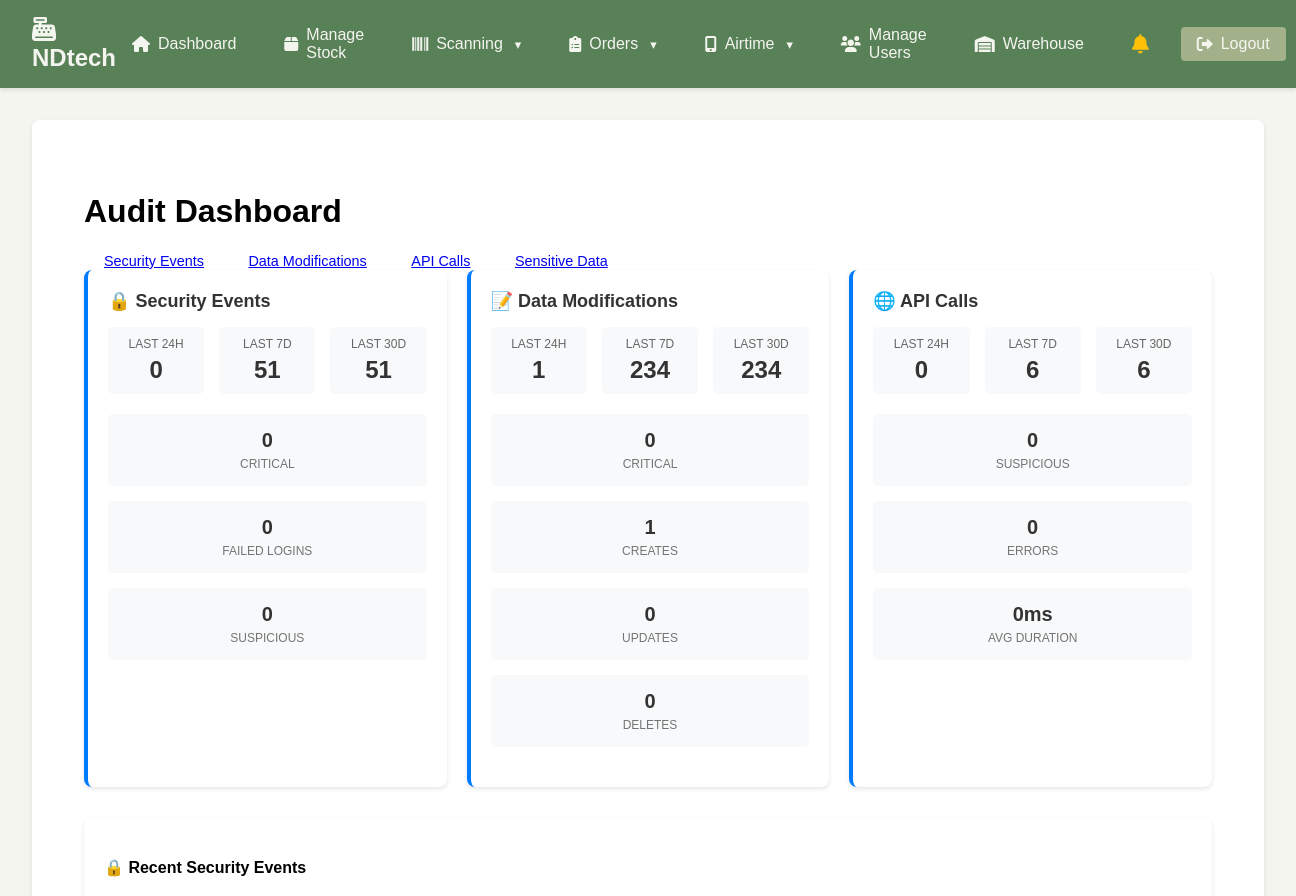
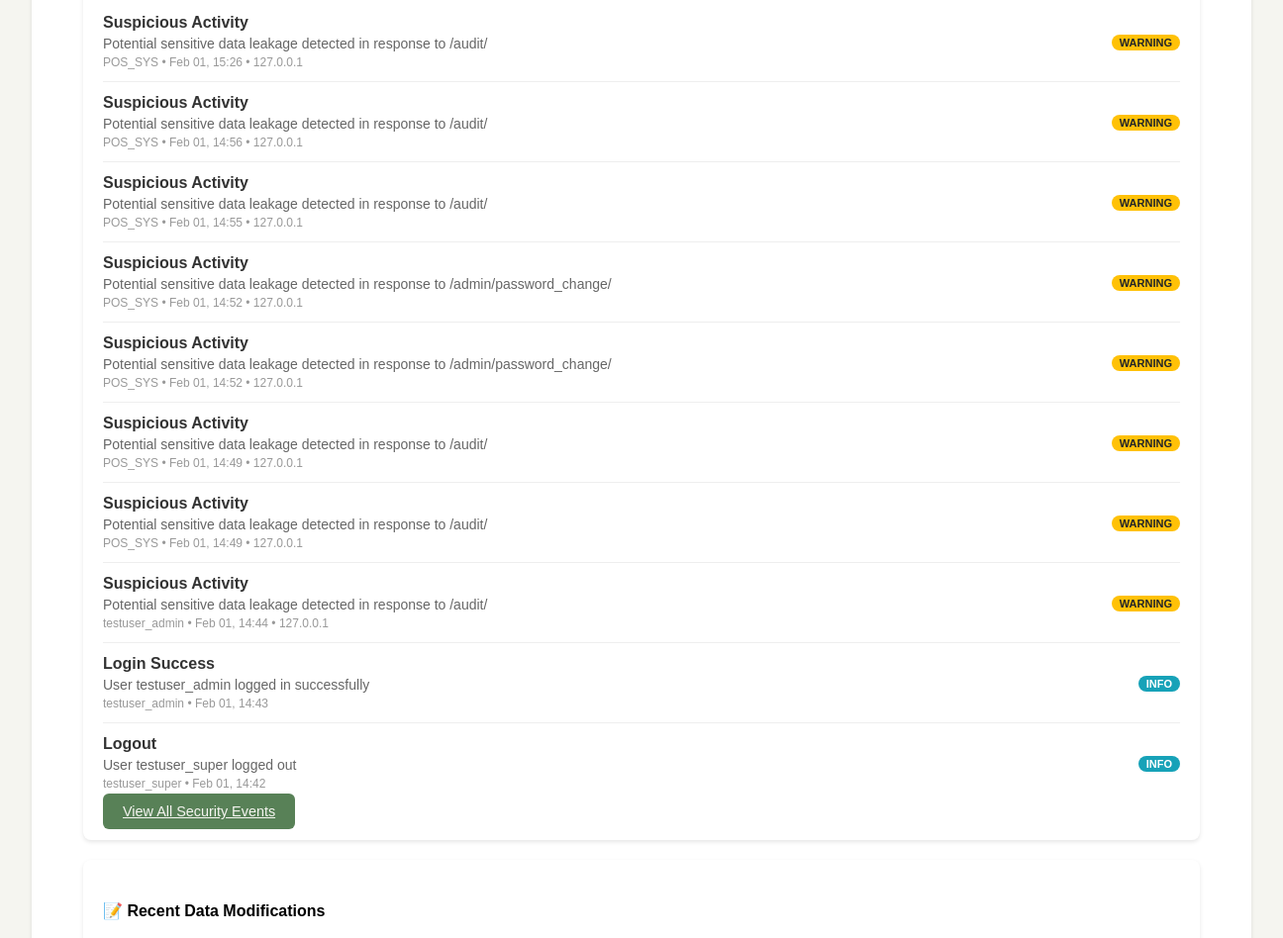
/audit/ (signed in, upper part), run on an earlier commit of the app's database (2 pictures, top to bottom).
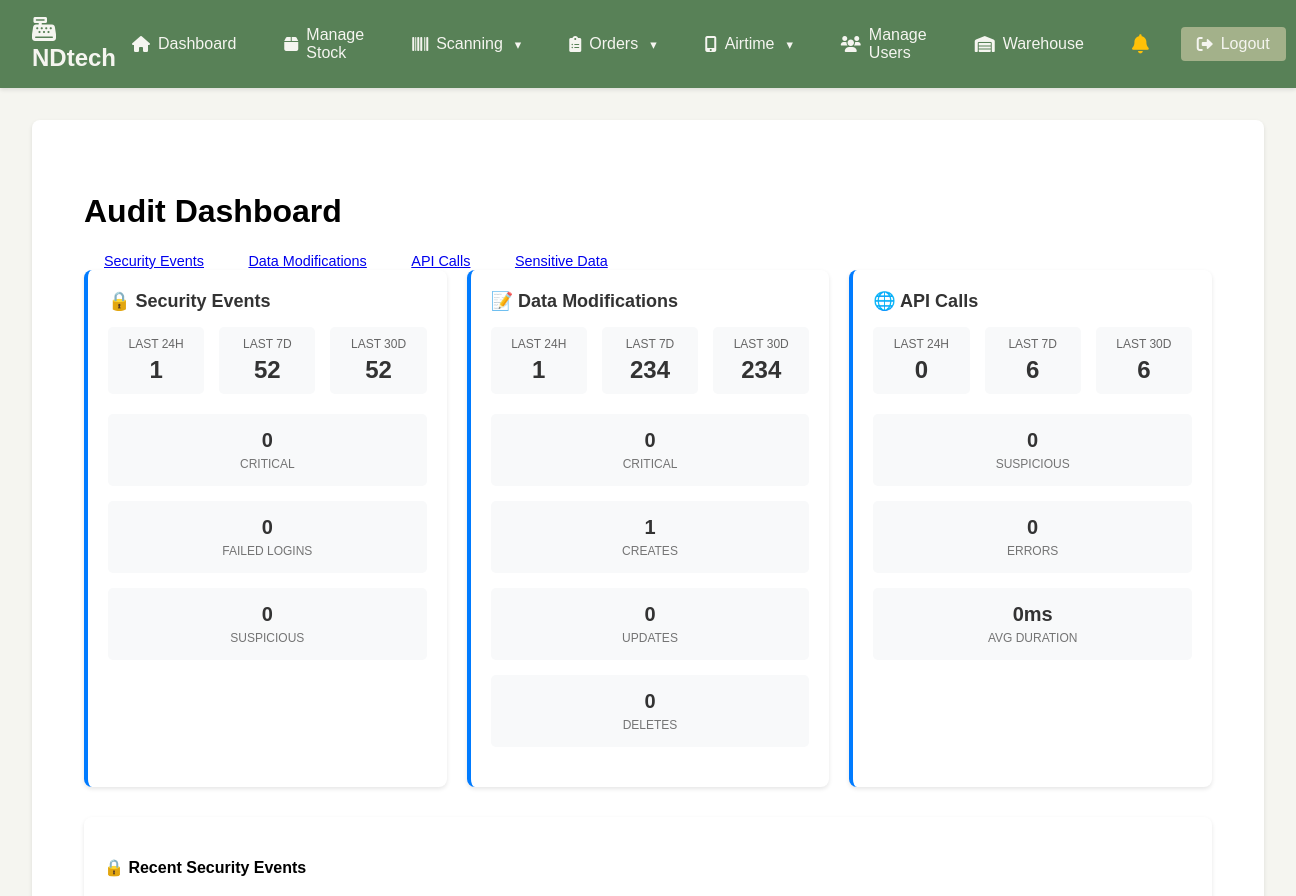
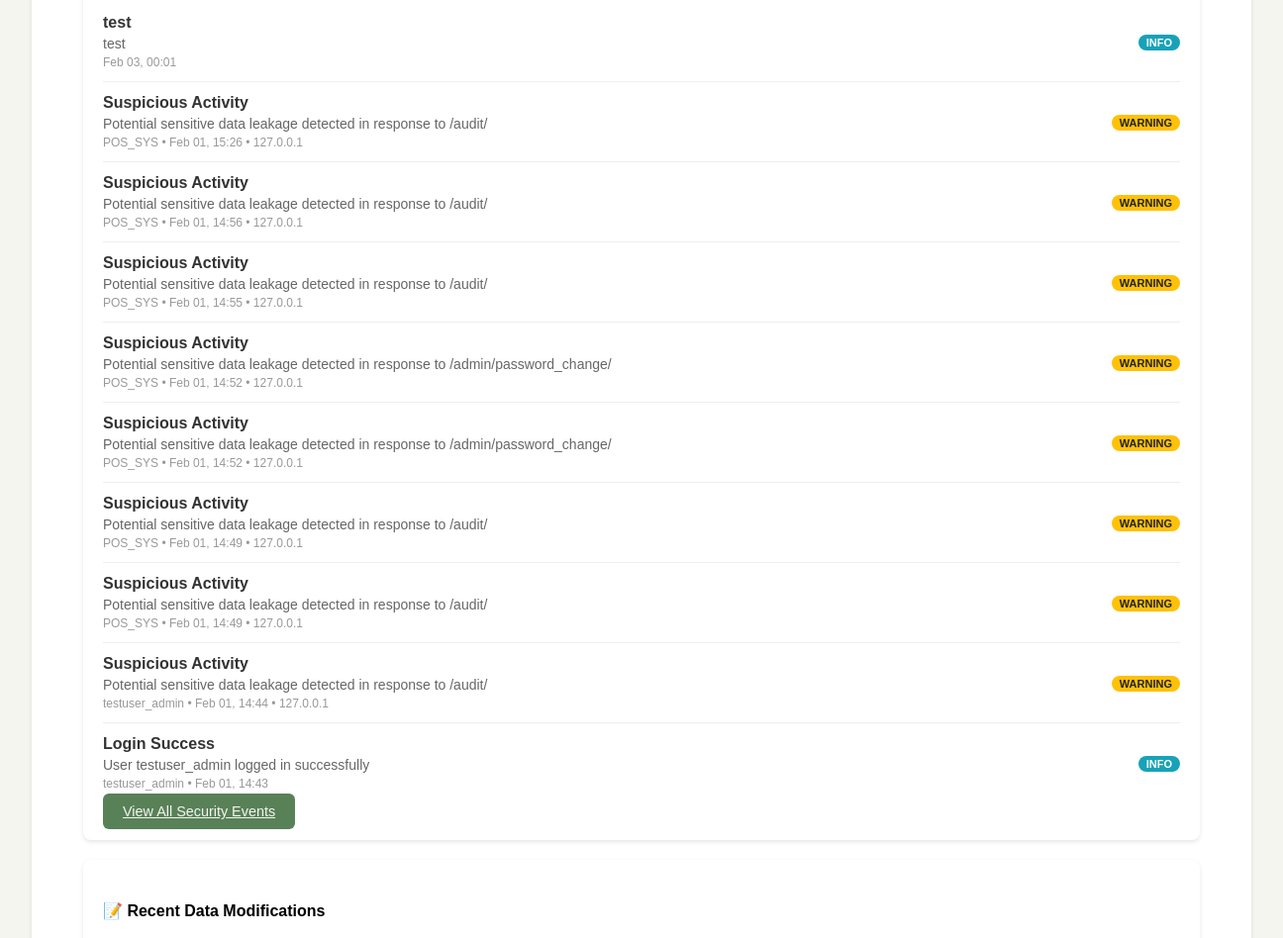
And on a later commit of the database (2 pictures, top to bottom).
### nano/models.py (models this page shows, shortened)
class SecurityAuditLog(models.Model):
    EVENT_TYPES = [
        ('login_success', 'Login Success'),
        ('login_failed', 'Login Failed'),
        ('logout', 'Logout'),
        ('password_change', 'Password Change'),
        ('password_reset', 'Password Reset'),
        ('account_locked', 'Account Locked'),
        ('account_unlocked', 'Account Unlocked'),
        ('permission_change', 'Permission Change'),
        ('role_change', 'Role Change'),
        ('2fa_enabled', '2FA Enabled'),
        ('2fa_disabled', '2FA Disabled'),
        ('2fa_failed', '2FA Failed'),
        ('suspicious_activity', 'Suspicious Activity'),
        ('brute_force_detected', 'Brute Force Detected'),
        ('session_hijack', 'Session Hijack Attempt'),
    ]
    SEVERITY_LEVELS = [
        ('info', 'Information'),
        ('warning', 'Warning'),
        ('error', 'Error'),
        ('critical', 'Critical'),
    ]
    user = models.ForeignKey(User, on_delete=models.SET_NULL, null=True, blank=True, related_name='security_logs')
    event_type = models.CharField(max_length=30, choices=EVENT_TYPES)
    severity = models.CharField(max_length=10, choices=SEVERITY_LEVELS, default='info')
    description = models.TextField()
    ip_address = models.GenericIPAddressField(null=True, blank=True)
    user_agent = models.TextField(blank=True)
    username_attempted = models.CharField(max_length=150, blank=True, help_text="Username used in login attempt")
    country = models.CharField(max_length=100, blank=True)
    city = models.CharField(max_length=100, blank=True)
    session_key = models.CharField(max_length=40, blank=True)
    request_data = models.JSONField(default=dict)
    response_data = models.JSONField(default=dict)
    detection_method = models.CharField(max_length=50, blank=True, help_text="How this event was detected")
    confidence_score = models.DecimalField(max_digits=3, decimal_places=2, null=True, blank=True)
    is_resolved = models.BooleanField(default=False)
    resolved_by = models.ForeignKey(User, on_delete=models.SET_NULL, null=True, blank=True, related_name='resolved_security_logs')
    resolved_at = models.DateTimeField(null=True, blank=True)
    resolution_notes = models.TextField(blank=True)
    created_at = models.DateTimeField(auto_now_add=True)
    class Meta:
        ordering = ['-created_at']
        indexes = [
            models.Index(fields=['event_type', 'severity', 'created_at']),
            models.Index(fields=['user', 'created_at']),
            models.Index(fields=['ip_address', 'created_at']),
            models.Index(fields=['is_resolved', 'created_at']),
        ]

### nano/views_audit_dashboard.py (the view)
# urls.py: path('audit/', views_audit_dashboard.audit_dashboard, name='audit_dashboard'),
@login_required
@user_passes_test(is_admin_or_manager)
def audit_dashboard(request):
    now = timezone.now()
    last_24h = now - timedelta(hours=24)
    last_7d = now - timedelta(days=7)
    last_30d = now - timedelta(days=30)
    security_events_24h = SecurityAuditLog.objects.filter(created_at__gte=last_24h)
    security_events_7d = SecurityAuditLog.objects.filter(created_at__gte=last_7d)
    security_events_30d = SecurityAuditLog.objects.filter(created_at__gte=last_30d)
    security_summary = {
        'last_24h': {
            'total': security_events_24h.count(),
            'critical': security_events_24h.filter(severity='critical').count(),
            'failed_logins': security_events_24h.filter(event_type='login_failed').count(),
            'suspicious': security_events_24h.filter(event_type='suspicious_activity').count(),
        },
        'last_7d': {
            'total': security_events_7d.count(),
            'critical': security_events_7d.filter(severity='critical').count(),
            'failed_logins': security_events_7d.filter(event_type='login_failed').count(),
            'suspicious': security_events_7d.filter(event_type='suspicious_activity').count(),
        },
        'last_30d': {
            'total': security_events_30d.count(),
            'critical': security_events_30d.filter(severity='critical').count(),
            'failed_logins': security_events_30d.filter(event_type='login_failed').count(),
            'suspicious': security_events_30d.filter(event_type='suspicious_activity').count(),
        }
    }
    data_mods_24h = DataModificationLog.objects.filter(created_at__gte=last_24h)
    data_mods_7d = DataModificationLog.objects.filter(created_at__gte=last_7d)
    data_mods_30d = DataModificationLog.objects.filter(created_at__gte=last_30d)
    data_mod_summary = {
        'last_24h': {
            'total': data_mods_24h.count(),
            'critical': data_mods_24h.filter(sensitivity='critical').count(),
            'creates': data_mods_24h.filter(action_type='create').count(),
            'updates': data_mods_24h.filter(action_type='update').count(),
            'deletes': data_mods_24h.filter(action_type='delete').count(),
        },
        'last_7d': {
            'total': data_mods_7d.count(),
            'critical': data_mods_7d.filter(sensitivity='critical').count(),
            'creates': data_mods_7d.filter(action_type='create').count(),
            'updates': data_mods_7d.filter(action_type='update').count(),
            'deletes': data_mods_7d.filter(action_type='delete').count(),
        },
        'last_30d': {
            'total': data_mods_30d.count(),
            'critical': data_mods_30d.filter(sensitivity='critical').count(),
            'creates': data_mods_30d.filter(action_type='create').count(),
            'updates': data_mods_30d.filter(action_type='update').count(),
            'deletes': data_mods_30d.filter(action_type='delete').count(),
        }
    }
    api_calls_24h = APICallLog.objects.filter(created_at__gte=last_24h)
    api_calls_7d = APICallLog.objects.filter(created_at__gte=last_7d)
    api_calls_30d = APICallLog.objects.filter(created_at__gte=last_30d)
    api_summary = {
        'last_24h': {
            'total': api_calls_24h.count(),
            'suspicious': api_calls_24h.filter(is_suspicious=True).count(),
            'errors': api_calls_24h.filter(status='error').count(),
            'avg_duration': api_calls_24h.aggregate(avg=Avg('duration_ms'))['avg'] or 0,
        },
        'last_7d': {
            'total': api_calls_7d.count(),
            'suspicious': api_calls_7d.filter(is_suspicious=True).count(),
            'errors': api_calls_7d.filter(status='error').count(),
            'avg_duration': api_calls_7d.aggregate(avg=Avg('duration_ms'))['avg'] or 0,
        },
        'last_30d': {
            'total': api_calls_30d.count(),
            'suspicious': api_calls_30d.filter(is_suspicious=True).count(),
            'errors': api_calls_30d.filter(status='error').count(),
            'avg_duration': api_calls_30d.aggregate(avg=Avg('duration_ms'))['avg'] or 0,
        }
    }
    recent_security = SecurityAuditLog.objects.select_related('user').order_by('-created_at')[:10]
    recent_data_mods = DataModificationLog.objects.select_related('user').order_by('-created_at')[:10]
    top_failed_ips = SecurityAuditLog.objects.filter(
        event_type='login_failed',
        created_at__gte=last_7d
    ).values('ip_address').annotate(
        count=Count('id')
    ).order_by('-count')[:10]
    context = {
        'security_summary': security_summary,
        'data_mod_summary': data_mod_summary,
        'api_summary': api_summary,
        'recent_security': recent_security,
        'recent_data_mods': recent_data_mods,
        'top_failed_ips': top_failed_ips,
        'page_title': 'Audit Dashboard',
    }
    return render(request, 'nano/audit_dashboard.html', context)

### nano/authentication.py (called while the page is built)
    def get_user(self, user_id):
        try:
            user = User.objects.get(pk=user_id)
            if not user.is_active:
                return None
            try:
                user_profile = UserProfile.objects.get(user=user)
                if not user_profile.is_active:
                    return None
            except UserProfile.DoesNotExist:
                pass
            return user
        except User.DoesNotExist:
            return None

### nano/views_audit_dashboard.py (called while the page is built)
def is_admin_or_manager(user):
    if not user.is_authenticated:
        return False
    try:
        profile = user.userprofile
        return profile.role in ['admin', 'manager', 'superuser']
    except UserProfile.DoesNotExist:
        return user.is_staff or user.is_superuser

### nano/templates/nano/audit_dashboard.html (shortened to what the changed rows need)
{% extends "nano/base.html" %}
{% load static %}
{% block content %}
<div class="audit-dashboard">
    <div class="d-flex justify-content-between align-items-center mb-4">
        <h1>Audit Dashboard</h1>
    </div>
    <div class="summary-cards">
        <div class="summary-card">
            <div class="time-ranges">
                <div class="range-item">
                    <div class="label">Last 24h</div>
                    <div class="value">{{ security_summary.last_24h.total }}</div>
                </div>
                <div class="range-item">
                    <div class="label">Last 7d</div>
                    <div class="value">{{ security_summary.last_7d.total }}</div>
                </div>
                <div class="range-item">
                    <div class="label">Last 30d</div>
                    <div class="value">{{ security_summary.last_30d.total }}</div>
                </div>
            </div>
        </div>
    </div>
    <div class="row">
        <div class="col-md-6">
            <div class="recent-events">
                <ul class="event-list">
                    {% for event in recent_security %}
                    <li class="event-item">
                        <div class="event-info">
                            <div class="event-type">{{ event.get_event_type_display }}</div>
                            <div class="event-description">{{ event.description|truncatechars:80 }}</div>
                            <div class="event-meta">
                                {% if event.user %}{{ event.user.username }} • {% endif %}
                                {{ event.created_at|date:"M d, H:i" }}
                                {% if event.ip_address %} • {{ event.ip_address }}{% endif %}
                            </div>
                        </div>
                        <div>
                            <span class="event-severity severity-{{ event.severity }}">
                                {{ event.severity }}
                            </span>
                        </div>
                    </li>
                    {% empty %}
                    <li class="event-item">
                        <div class="event-info">
                            <div class="event-description">No recent security events</div>
                        </div>
                    </li>
                    {% endfor %}
                </ul>
            </div>
        </div>
    </div>
</div>
{% endblock %}

What changed in the data, as far as the page shows it:
no longer on this page (row unchanged): SecurityAuditLog: event_type "Logout", description "User testuser_super logged out", user.username "testuser_super", created_at "Feb 01, 14:42", severity "INFO"
added SecurityAuditLog: event_type "test", description "test", created_at "Feb 03, 00:01", severity "INFO"
Also different on the page:
{{ security_summary.last_24h.total }}: "0" → "1"
{{ security_summary.last_7d.total }}: "51" → "52"
{{ security_summary.last_30d.total }}: "51" → "52"
